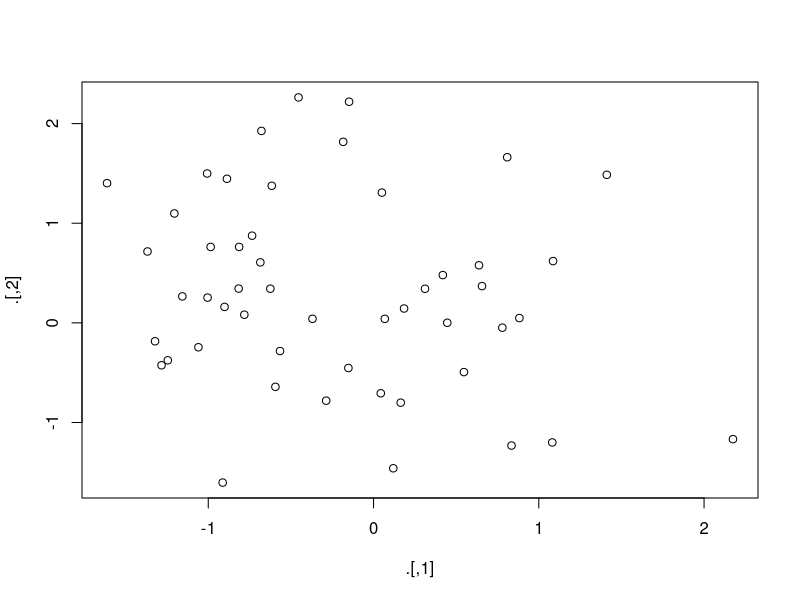
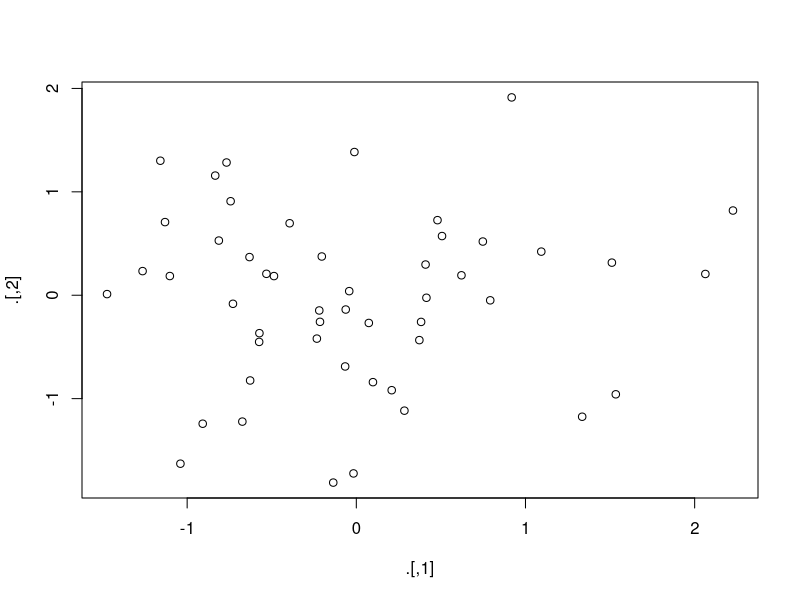

The R source for these figures, in order:
## ---- chunk 1
library(magrittr)
## ---- chunk 2
# foo_foo <- little_bunny()
## ---- chunk 3
# foo_foo_1 <- hop(foo_foo, through = forest)
# foo_foo_2 <- scoop(foo_foo_1, up = field_mice)
# foo_foo_3 <- bop(foo_foo_2, on = head)
## ---- chunk 4
# foo_foo <- hop(foo_foo, through = forest)
# foo_foo <- scoop(foo_foo, up = field_mice)
# foo_foo <- bop(foo_foo, on = head)
## ---- chunk 5
# bop(
#  scoop(
#     hop(foo_foo, through = forest),
#     up = field_mice
#   ), 
#   on = head
# )
## ---- chunk 6
# foo_foo %>%
#   hop(through = forest) %>%
#   scoop(up = field_mice) %>%
#   bop(on = head)
## ---- chunk 7
# y_pipe <- function(.) {
#   . <- hop(., through = forest)
#   . <- scoop(., up = field_mice)
#   bop(., on = head)
# }
# my_pipe(foo_foo)
## ---- chunk 8
assign("x", c(10, 20, 30))

y <- c(10, 20, 30)
## ---- chunk 9
rnorm(100) %>%
  matrix(ncol = 2) %>%
  plot() %>%
  str()
## ---- chunk 10
rnorm(100) %>%
  matrix(ncol = 2) %T>%
  plot() %>%
  str()
## ---- chunk 11
mtcars %$%
  cor(disp, mpg)
## ---- chunk 12
mtcars <- mtcars %>% 
  transform(cyl = cyl * 2)

mtcars %<>% transform(cyl = cyl * 2)
